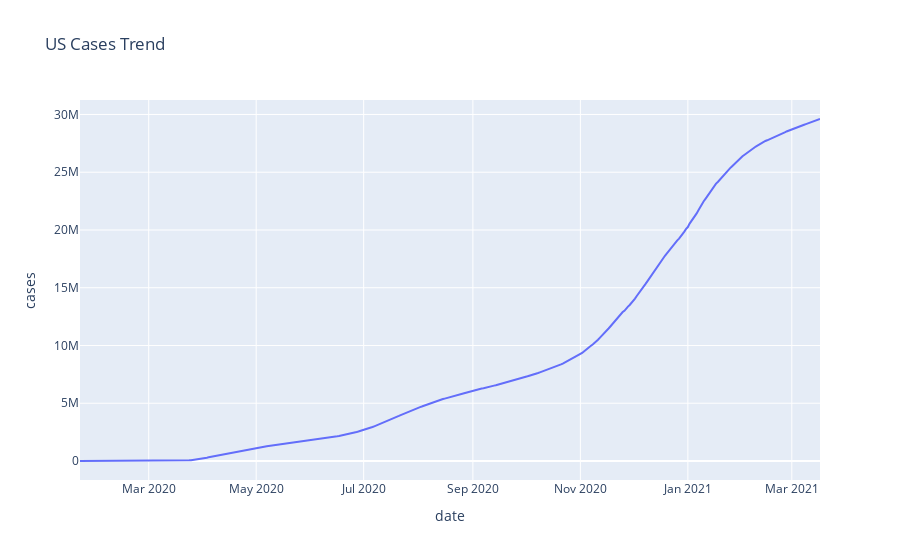

The code cell stored with this chart in its notebook:
### Code cell
fig = px.line(df.loc[df.country == "US"], x="date", y="cases", title="US Cases Trend")
fig.show()

### Figure 1 — Plotly figure (JSON) as saved in the notebook; plotly's stock layout.template omitted (floating-point values rounded to 4 significant figures; data arrays with more than 128 entries replaced by an {"elided": "..."} marker saying what was removed)
{"data": [{"hovertemplate": "date=%{x}<br>cases=%{y}<extra></extra>", "legendgroup": "", "line": {"color": "#636efa", "dash": "solid"}, "mode": "lines", "name": "", "orientation": "v", "showlegend": false, "type": "scatter", "x": {"elided": "421 str values"}, "xaxis": "x", "y": {"elided": "421 int values"}, "yaxis": "y"}], "layout": {"legend": {"tracegroupgap": 0}, "title": {"text": "US Cases Trend"}, "xaxis": {"anchor": "y", "domain": [0, 1], "title": {"text": "date"}}, "yaxis": {"anchor": "x", "domain": [0, 1], "title": {"text": "cases"}}}}
